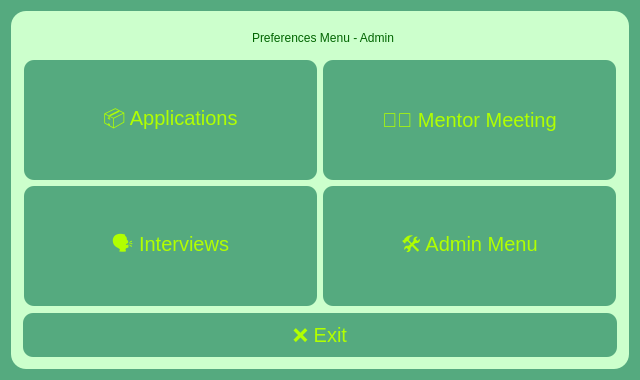
<?xml version="1.0" encoding="UTF-8"?>
<ui version="4.0">
 <class>AdminMenu</class>
 <widget class="QWidget" name="AdminMenu">
  <property name="geometry">
   <rect>
    <x>0</x>
    <y>0</y>
    <width>640</width>
    <height>380</height>
   </rect>
  </property>
  <property name="sizePolicy">
   <sizepolicy hsizetype="Expanding" vsizetype="Expanding">
    <horstretch>0</horstretch>
    <verstretch>0</verstretch>
   </sizepolicy>
  </property>
  <property name="minimumSize">
   <size>
    <width>640</width>
    <height>380</height>
   </size>
  </property>
  <property name="maximumSize">
   <size>
    <width>770</width>
    <height>500</height>
   </size>
  </property>
  <property name="styleSheet">
   <string notr="true">
background-color: rgb(85, 170, 127);

</string>
  </property>
  <layout class="QVBoxLayout" name="verticalLayout_2">
   <item>
    <widget class="QFrame" name="frame">
     <property name="styleSheet">
      <string notr="true">QFrame {
    background-color: #ccffcc;
    border-radius: 15px;
    padding: 3px;
}
QPushButton {
    background-color: #55aa7f;
    border-radius: 10px;
    padding: 10px;
    font-size: 20px;
    color: #b1ff00;
                }
QPushButton:hover {
    background-color: #99ff99;
    color: #55aa7f;
 }
QPushButton:pressed {
    background-color: #66ff66;
}
            

                </string>
     </property>
     <property name="frameShape">
      <enum>QFrame::Shape::StyledPanel</enum>
     </property>
     <property name="frameShadow">
      <enum>QFrame::Shadow::Raised</enum>
     </property>
     <layout class="QVBoxLayout" name="verticalLayout">
      <item>
       <layout class="QHBoxLayout" name="horizontalLayout_2">
        <item>
         <widget class="QLabel" name="label_2">
          <property name="maximumSize">
           <size>
            <width>110</width>
            <height>30</height>
           </size>
          </property>
          <property name="text">
           <string/>
          </property>
          <property name="pixmap">
           <pixmap>../resorces/logo.png</pixmap>
          </property>
          <property name="scaledContents">
           <bool>true</bool>
          </property>
         </widget>
        </item>
        <item alignment="Qt::AlignmentFlag::AlignHCenter">
         <widget class="QLabel" name="label">
          <property name="styleSheet">
           <string notr="true">color: #006400;              /* Çok koyu yeşil: DarkGreen */
font: bold 16pt &quot;Segoe UI&quot;;  /* Kalın ve 16 punto Segoe UI */

</string>
          </property>
          <property name="text">
           <string>Preferences Menu - Admin</string>
          </property>
         </widget>
        </item>
        <item>
         <spacer name="horizontalSpacer_2">
          <property name="orientation">
           <enum>Qt::Orientation::Horizontal</enum>
          </property>
          <property name="sizeType">
           <enum>QSizePolicy::Policy::Fixed</enum>
          </property>
          <property name="sizeHint" stdset="0">
           <size>
            <width>110</width>
            <height>30</height>
           </size>
          </property>
         </spacer>
        </item>
       </layout>
      </item>
      <item>
       <layout class="QGridLayout" name="gridLayout">
        <property name="leftMargin">
         <number>1</number>
        </property>
        <property name="topMargin">
         <number>1</number>
        </property>
        <property name="rightMargin">
         <number>1</number>
        </property>
        <property name="bottomMargin">
         <number>1</number>
        </property>
        <item row="1" column="1">
         <widget class="QPushButton" name="btn_admin_menu">
          <property name="sizePolicy">
           <sizepolicy hsizetype="Minimum" vsizetype="Expanding">
            <horstretch>0</horstretch>
            <verstretch>0</verstretch>
           </sizepolicy>
          </property>
          <property name="minimumSize">
           <size>
            <width>0</width>
            <height>100</height>
           </size>
          </property>
          <property name="maximumSize">
           <size>
            <width>16777215</width>
            <height>16777215</height>
           </size>
          </property>
          <property name="styleSheet">
           <string notr="true"/>
          </property>
          <property name="text">
           <string>🛠️ Admin Menu</string>
          </property>
         </widget>
        </item>
        <item row="0" column="1">
         <widget class="QPushButton" name="btn_mentor">
          <property name="sizePolicy">
           <sizepolicy hsizetype="Minimum" vsizetype="Expanding">
            <horstretch>0</horstretch>
            <verstretch>0</verstretch>
           </sizepolicy>
          </property>
          <property name="minimumSize">
           <size>
            <width>0</width>
            <height>100</height>
           </size>
          </property>
          <property name="maximumSize">
           <size>
            <width>16777215</width>
            <height>16777215</height>
           </size>
          </property>
          <property name="styleSheet">
           <string notr="true"/>
          </property>
          <property name="text">
           <string>👩‍🏫 Mentor Meeting</string>
          </property>
         </widget>
        </item>
        <item row="0" column="0">
         <widget class="QPushButton" name="btn_applications">
          <property name="sizePolicy">
           <sizepolicy hsizetype="Minimum" vsizetype="Expanding">
            <horstretch>0</horstretch>
            <verstretch>0</verstretch>
           </sizepolicy>
          </property>
          <property name="minimumSize">
           <size>
            <width>0</width>
            <height>100</height>
           </size>
          </property>
          <property name="maximumSize">
           <size>
            <width>16777215</width>
            <height>16777215</height>
           </size>
          </property>
          <property name="font">
           <font>
            <pointsize>-1</pointsize>
           </font>
          </property>
          <property name="styleSheet">
           <string notr="true"/>
          </property>
          <property name="text">
           <string>📦 Applications</string>
          </property>
         </widget>
        </item>
        <item row="1" column="0">
         <widget class="QPushButton" name="btn_interviews">
          <property name="sizePolicy">
           <sizepolicy hsizetype="Minimum" vsizetype="Expanding">
            <horstretch>0</horstretch>
            <verstretch>0</verstretch>
           </sizepolicy>
          </property>
          <property name="minimumSize">
           <size>
            <width>0</width>
            <height>100</height>
           </size>
          </property>
          <property name="maximumSize">
           <size>
            <width>16777215</width>
            <height>16777215</height>
           </size>
          </property>
          <property name="styleSheet">
           <string notr="true"/>
          </property>
          <property name="text">
           <string>🗣️ Interviews</string>
          </property>
         </widget>
        </item>
       </layout>
      </item>
      <item>
       <layout class="QHBoxLayout" name="horizontalLayout">
        <item>
         <widget class="QPushButton" name="btn_exit">
          <property name="maximumSize">
           <size>
            <width>16777215</width>
            <height>70</height>
           </size>
          </property>
          <property name="styleSheet">
           <string notr="true"/>
          </property>
          <property name="text">
           <string>❌ Exit</string>
          </property>
         </widget>
        </item>
       </layout>
      </item>
     </layout>
    </widget>
   </item>
  </layout>
 </widget>
 <resources/>
 <connections/>
</ui>
